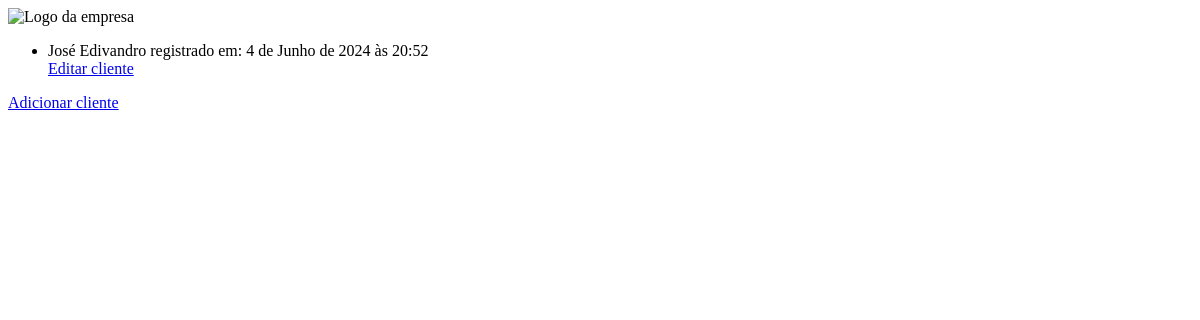
Before: /clientes/ with the older database file.
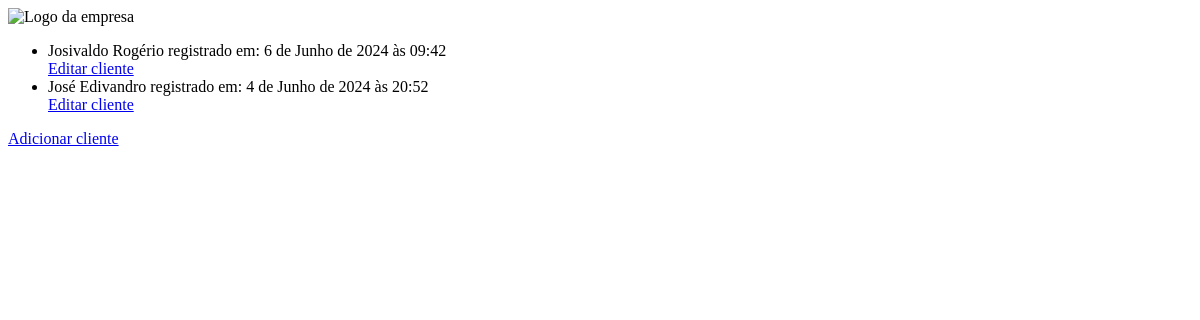
After: the same page with the newer database file.
### clientes/models.py (models this page shows, shortened)
class Cliente(BaseModel):
    id = models.AutoField(primary_key=True, editable=False, unique=True)
    nome = models.CharField(max_length=255, blank=False, null=False)
    documento = models.CharField(max_length=50, blank=False, null=False, unique=True)
    email = models.EmailField(max_length=50, blank=False, null=False, unique=True)
    telefone_fixo = models.CharField(max_length=20, blank=True, null=True)
    celular = models.CharField(max_length=20)

### clientes/views.py (the view)
# urls.py: path("", views.ListView.as_view(), name="list"),
class ListView(generic.ListView):
    model = Cliente
    template_name = "clientes/list.html"
    context_object_name = "latest_registered_clientes"
    def get_queryset(self):
        return Cliente.objects.order_by("-created_at")[:5]

### clientes/templates/clientes/list.html
{% load static %}
<img src="{% static 'clientes/images/seradlogo.png' %}" alt="Logo da empresa">
<link rel="stylesheet" href="{% static 'clientes/style.css' %}">
{% if latest_registered_clientes %}
    <ul>
    {% for cliente in latest_registered_clientes %}
        <li class="cliente"><a href="{% url 'clientes:detail' cliente.id %}">{{ cliente.nome }}</a> registrado em: {{cliente.created_at}}</li>
        <a href="{% url 'clientes:editar' cliente.id %}">Editar cliente</a>
    {% endfor %}
    </ul>
{% else %}
    <p>Não há clientes disponíveis.</p>
{% endif %}
<a href="{% url 'clientes:create' %}">Adicionar cliente</a>

### clientes/static/clientes/style.css (style rules this page uses)
.cliente a { text-decoration: none; color: black; }

Changed rows visible on the page:
added Cliente: nome "Josivaldo Rogério", created_at "6 de Junho de 2024 às 09:42"
